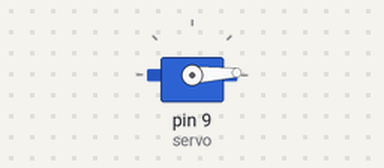
A sketch run on a simulated Arduino Uno, built with avr-gcc and run on an emulated ATmega328P. On the bench: servo.

Above: at 0.05 s.
At 0.9 s:
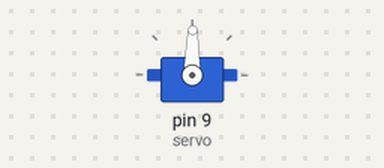
At 1.75 s:
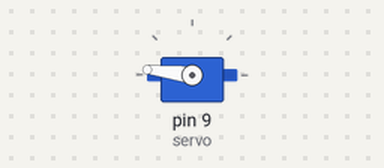
At 3.45 s:
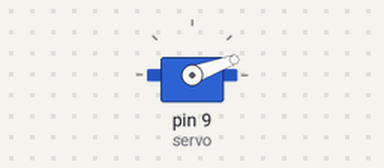
Timing chart, 0 to 8.4 s (numbered marks = the images above):
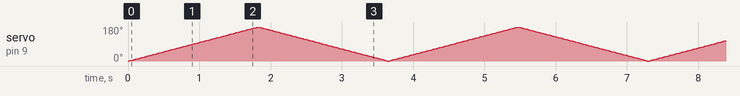

The sketch:

Servo.ino
```cpp
#include <Servo.h>;
Servo servo;

void setup() {
  servo.attach(9);

}

void loop() {
  for(int pos=0; pos <= 180; pos ++) {
    servo.write(pos);
    delay(10);
  }
  for(int pos=180; pos >=0; pos--){
    servo.write(pos);
    delay(10);
  }
}
```
